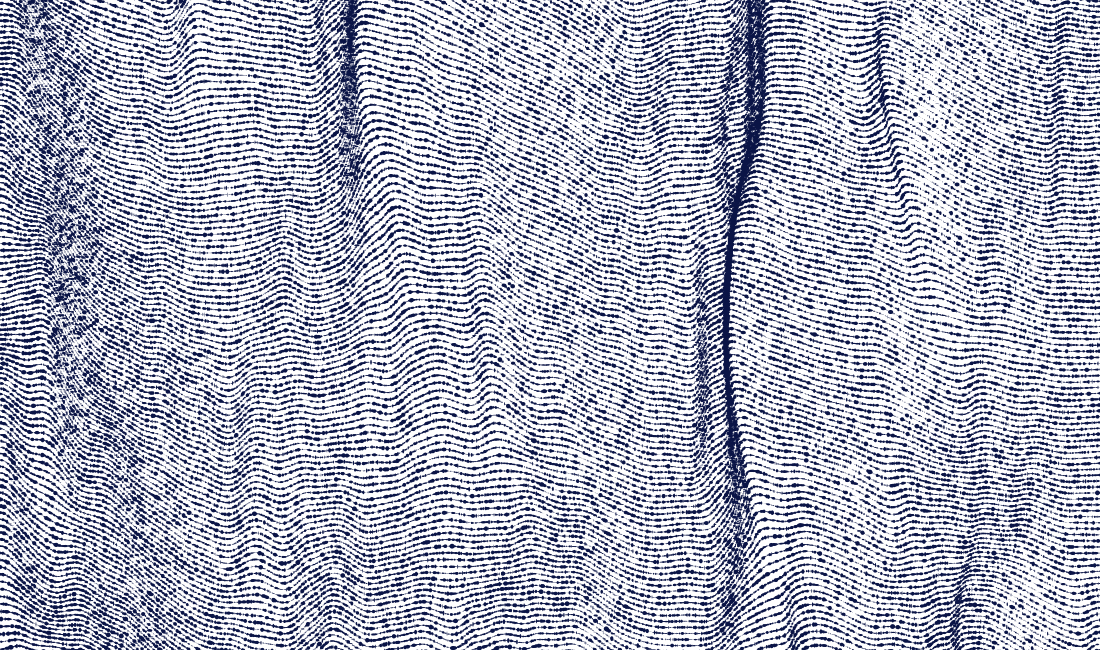
Frame 1 (no input)
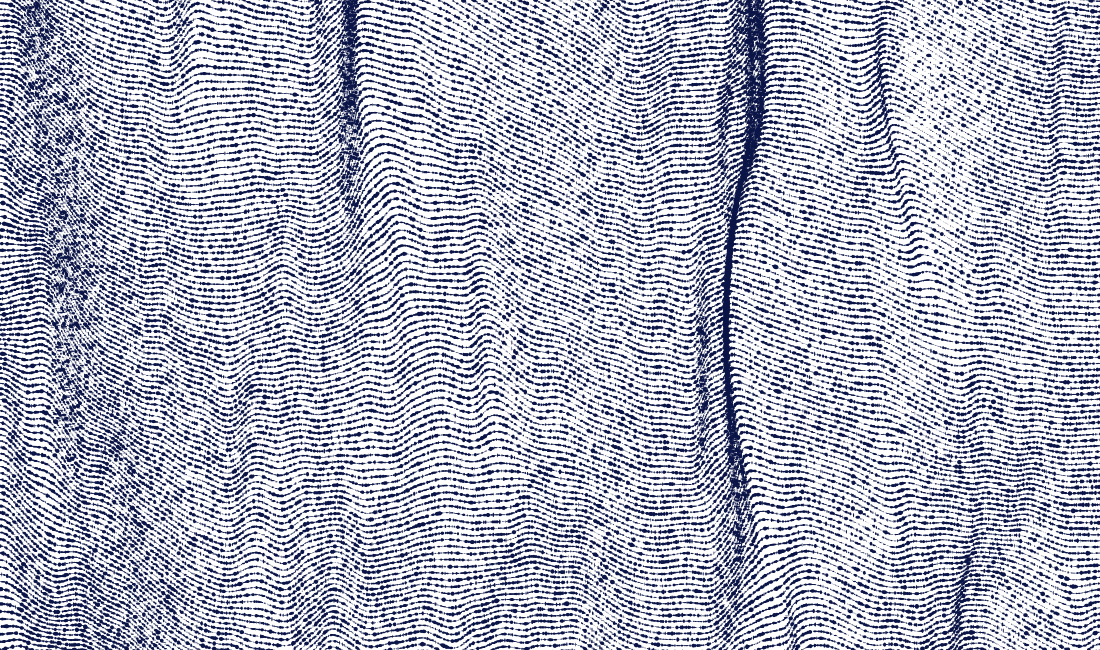
Frame 2 (the mouse pressed at the canvas centre, redrawn once)

The Processing sketch that drew these frames (run headless with seeded random() and noise(); the mouse was pressed at the canvas centre and the sketch redrawn once):

// Processing sketch: midterm_02
// ── midterm_02.pde
//import processing.pdf.*;
void setup() {
  size (1100, 650);
  //size(1300, 800, PDF, "print.pdf");
  ellipseMode(CENTER);
  noLoop();
}

void draw() {
  background(255);
  //for loop for ellipses in x and y axis
    for (int y = 1; y < 1000; y += 6) {
    for (int x = 0; x < 2200; x += 1) {
  //noise
    float  n = noise(x*0.003, y*.001);
  //different ellipse size within a range 
    float diameter = random(0.3, 5);
  //draw ellipse
noStroke();
fill(10,20, 70);
ellipse(x*cos(n*0.8)*0.7, y-300*n-50*sin(n*0.05)*tan(n*0.2)*5*n+n, random(diameter)+n, random(diameter));

}
  } 
 
 //   exit(); 
}
